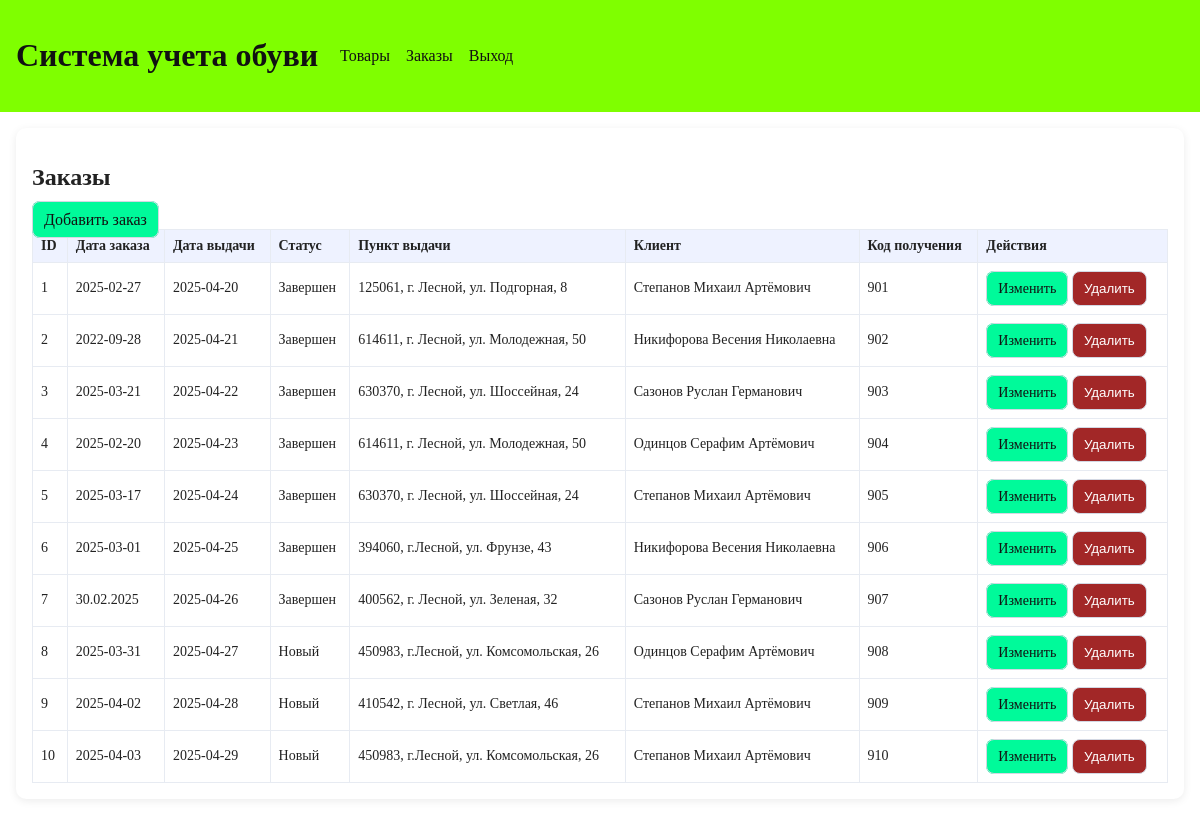
/orders (signed in), run on the app's committed database.
### tables this page shows
CREATE TABLE orders (
        id INTEGER PRIMARY KEY,
        order_date TEXT NOT NULL,
        delivery_date TEXT NOT NULL,
        pickup_point_id INTEGER NOT NULL,
        client_name TEXT NOT NULL,
        receive_code TEXT,
        order_status TEXT NOT NULL,
        FOREIGN KEY (pickup_point_id) REFERENCES pickup_points (id)
    );

CREATE TABLE pickup_points (
        id INTEGER PRIMARY KEY AUTOINCREMENT,
        address_text TEXT NOT NULL UNIQUE
    );

### src/webapp.py (the view)
@app.get("/orders")
@role_required("manager", "admin")
def orders():
    rows = get_db().execute(
        """
        SELECT
            o.id, o.order_date, o.delivery_date, o.order_status, p.address_text,
            o.client_name, o.receive_code
        FROM orders o JOIN pickup_points p ON p.id = o.pickup_point_id
        ORDER BY o.id
        """
    ).fetchall()
    return render_template(
        "orders.html",
        rows=rows,
        role=session.get("role", "guest"),
    )

### src/webapp.py (called while the page is built)
def get_db() -> sqlite3.Connection:
    if "db" not in g:
        conn = sqlite3.connect(DB_PATH)
        conn.row_factory = sqlite3.Row
        conn.execute("PRAGMA foreign_keys = ON")
        g.db = conn
    return g.db

def role_required(*roles: str):
    def decorator(func):
        @wraps(func)
        def wrapper(*args: Any, **kwargs: Any):
            role = session.get("role", "guest")
            if role not in roles:
                flash("Недостаточно прав для выполнения действия.", "error")
                return redirect(url_for("products"))
            return func(*args, **kwargs)
        return wrapper
    return decorator

### templates/orders.html
{% extends "base.html" %}
{% block content %}
<section class="card">
    <h2>Заказы</h2>
    {% if role == "admin" %}
        <a class="btn" href="{{ url_for('order_create') }}">Добавить заказ</a>
    {% endif %}
    <div class="table-wrap">
        <table>
            <thead>
            <tr>
                <th>ID</th>
                <th>Дата заказа</th>
                <th>Дата выдачи</th>
                <th>Статус</th>
                <th>Пункт выдачи</th>
                <th>Клиент</th>
                <th>Код получения</th>
                {% if role == "admin" %}<th>Действия</th>{% endif %}
            </tr>
            </thead>
            <tbody>
            {% for r in rows %}
                <tr>
                    <td>{{ r["id"] }}</td>
                    <td>{{ r["order_date"] }}</td>
                    <td>{{ r["delivery_date"] }}</td>
                    <td>{{ r["order_status"] }}</td>
                    <td>{{ r["address_text"] }}</td>
                    <td>{{ r["client_name"] }}</td>
                    <td>{{ r["receive_code"] }}</td>
                    {% if role == "admin" %}
                    <td>
                        <a class="btn" href="{{ url_for('order_edit', order_id=r['id']) }}">Изменить</a>
                        <form method="post" action="{{ url_for('order_delete', order_id=r['id']) }}" class="inline">
                            <button class="danger" type="submit">Удалить</button>
                        </form>
                    </td>
                    {% endif %}
                </tr>
            {% endfor %}
            </tbody>
        </table>
    </div>
</section>
{% endblock %}

### templates/base.html (shortened to what this page needs)
<!doctype html>
<html lang="ru">
<head>
    <link rel="stylesheet" href="{{ url_for('static', filename='styles.css') }}">
</head>
<body>
<header class="topbar">
    <div class="container row">
        <h1>Система учета обуви</h1>
        <nav>
            {% if session.get("role") %}
                <a href="{{ url_for('products') }}">Товары</a>
                {% if session.get("role") in ["manager", "admin"] %}
                    <a href="{{ url_for('orders') }}">Заказы</a>
                {% endif %}
                <a href="{{ url_for('logout') }}">Выход</a>
            {% endif %}
        </nav>
    </div>
</header>
<main class="container">
    {% block content %}{% endblock %}
</main>
</body>
</html>

### static/styles.css (style rules this page uses)
body { margin: 0; font-family: "Times New Roman", Times, serif; background: #FFFFFF; color: #222; }
.container { max-width: 1200px; margin: 0 auto; padding: 16px; }
.topbar { background: #7FFF00; color: #111; }
.row { display: flex; align-items: center; gap: 10px; }
.card { background: #fff; border-radius: 10px; box-shadow: 0 2px 8px rgba(0, 0, 0, 0.08); padding: 16px; margin-bottom: 16px; }
input, select, button, .btn { padding: 9px 11px; border-radius: 8px; border: 1px solid #d3d8e3; text-decoration: none; }
button, .btn { background: #00FA9A; color: #111; cursor: pointer; }
.danger { background: #a22727; color: #fff; }
.table-wrap { overflow-x: auto; }
table { width: 100%; border-collapse: collapse; background: #fff; }
th, td { border: 1px solid #e7ebf2; padding: 8px; font-size: 14px; }
th { background: #eef2ff; text-align: left; }
.inline { display: inline; }
nav a { color: #111; margin-left: 12px; text-decoration: none; }

### data on the page
orders: id "1", order_date "2025-02-27", delivery_date "2025-04-20", order_status "Завершен", address_text "125061, г. Лесной, ул. Подгорная, 8", client_name "Степанов Михаил Артёмович", receive_code "901"
orders: id "2", order_date "2022-09-28", delivery_date "2025-04-21", order_status "Завершен", address_text "614611, г. Лесной, ул. Молодежная, 50", client_name "Никифорова Весения Николаевна", receive_code "902"
orders: id "3", order_date "2025-03-21", delivery_date "2025-04-22", order_status "Завершен", address_text "630370, г. Лесной, ул. Шоссейная, 24", client_name "Сазонов Руслан Германович", receive_code "903"
orders: id "4", order_date "2025-02-20", delivery_date "2025-04-23", order_status "Завершен", address_text "614611, г. Лесной, ул. Молодежная, 50", client_name "Одинцов Серафим Артёмович", receive_code "904"
orders: id "5", order_date "2025-03-17", delivery_date "2025-04-24", order_status "Завершен", address_text "630370, г. Лесной, ул. Шоссейная, 24", client_name "Степанов Михаил Артёмович", receive_code "905"
orders: id "6", order_date "2025-03-01", delivery_date "2025-04-25", order_status "Завершен", address_text "394060, г.Лесной, ул. Фрунзе, 43", client_name "Никифорова Весения Николаевна", receive_code "906"
orders: id "7", order_date "30.02.2025", delivery_date "2025-04-26", order_status "Завершен", address_text "400562, г. Лесной, ул. Зеленая, 32", client_name "Сазонов Руслан Германович", receive_code "907"
orders: id "8", order_date "2025-03-31", delivery_date "2025-04-27", order_status "Новый", address_text "450983, г.Лесной, ул. Комсомольская, 26", client_name "Одинцов Серафим Артёмович", receive_code "908"
orders: id "9", order_date "2025-04-02", delivery_date "2025-04-28", order_status "Новый", address_text "410542, г. Лесной, ул. Светлая, 46", client_name "Степанов Михаил Артёмович", receive_code "909"
orders: id "10", order_date "2025-04-03", delivery_date "2025-04-29", order_status "Новый", address_text "450983, г.Лесной, ул. Комсомольская, 26", client_name "Степанов Михаил Артёмович", receive_code "910"
